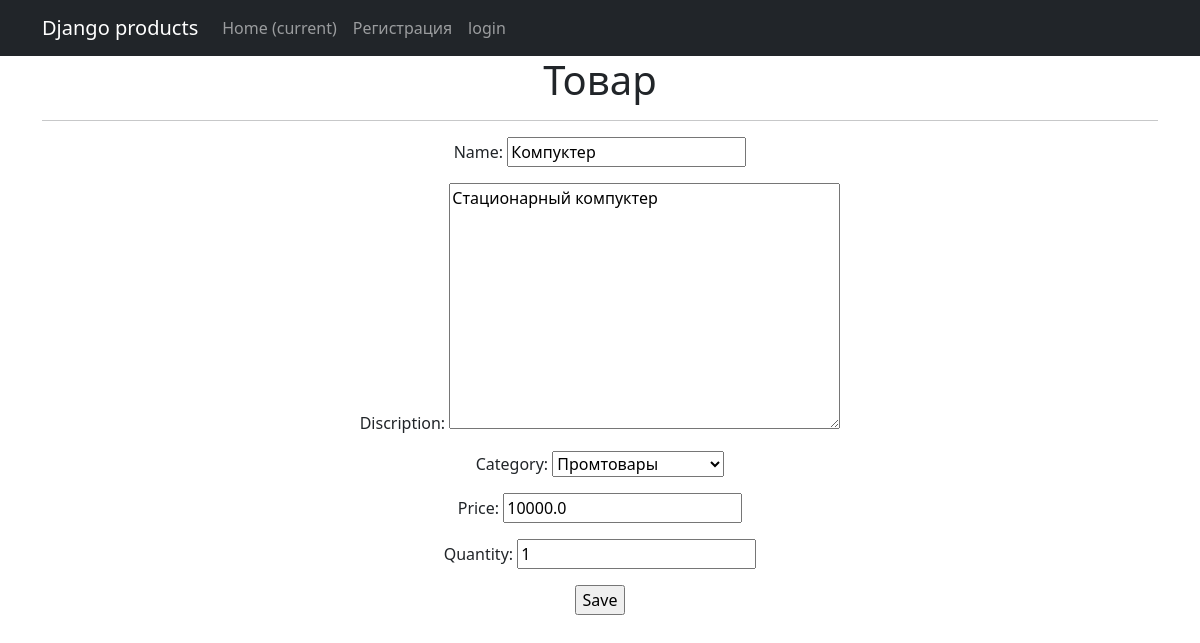
Screenshot of /products/9/update/ (signed in) with the database file from the repository.
### simpleapp/models.py (models this page shows, shortened)
class Product(models.Model):
    name = models.CharField(max_length=50,
                            unique=True)
    discription = models.TextField()
    quantity = models.IntegerField(validators=[MinValueValidator(0)],)
    category = models.ForeignKey(
        to='Category',
        on_delete=models.CASCADE,
        related_name='products'
    )
    price = models.FloatField(
        validators=[MinValueValidator(0.0)],
    )

class Category(models.Model):
    name = models.CharField(max_length=100,
                            unique=True)
    def __str__(self) -> str:
        return f'{self.name.title()}'

### simpleapp/views.py (the view)
# urls.py: path('<int:pk>/update/', ProductUpdate.as_view(), name='product_update'),
class ProductUpdate(PermissionRequiredMixin, UpdateView):
    permission_required = ('simpleapp.change_product',)
    form_class = ProductForm
    model = Product
    template_name = 'product_edit.html'

### simpleapp/forms.py (shortened to what this page needs)
class ProductForm(forms.ModelForm):
    class Meta:
        model = Product
        fields = [
            'name',
            'discription',
            'category',
            'price',
            'quantity',
        ]

### simpleapp/templates/product_edit.html (shortened to what this page needs)
{% extends 'simpleapp/default.html' %}
{% block content %}
<h1>Товар</h1>
<hr>
<form action="" method="post">
    {{ form.as_p }}
    <input type="submit" value="Save" />
</form>
{% endblock content %}

### rows the page displays
Product: name "Компуктер", discription "Стационарный компуктер", category "Промтовары", price "10000.0", quantity "1"
